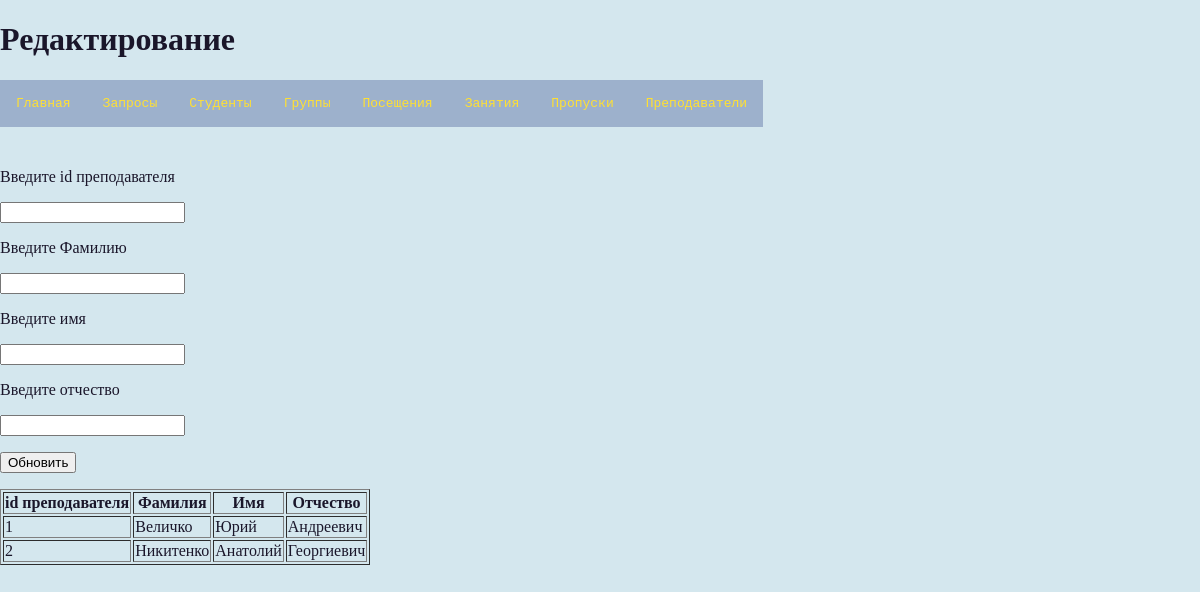
Screenshot of /update5.php with the database file from the repository.
### tables this page shows
CREATE TABLE `prepodavatel` (
  `ID_prep` int(11) NOT NULL,
  `Familiya` varchar(100) NOT NULL,
  `Imya` varchar(100) NOT NULL,
  `Otchestvo` varchar(100) NOT NULL
);

### update5.php (the view, shortened to what this page needs)
<!DOCTYPE html>
<html lang="en" dir="ltr">
    <head>
        <link href="style.css" rel="stylesheet">
    </head>
    <body>
        <form action="upd5.php" method="post">
            <h1>Редактирование</h1>
            <?php include("nav.php"); ?>
            <br> </br> <br> </br>
   <p>Введите id преподавателя</p>
   <p><input name="id_prep"></p>
   <p>Введите Фамилию</p>
   <p><input name="familiya"></p>
   <p>Введите имя</p>
   <p><input name="name"></p>
   <p>Введите отчество</p>
   <p><input name="otchestvo"></p>
    <p> <a href="upd5.php" > <input type="submit" value="Обновить" name="upd1"></a></p>
   <?php
   require_once 'connection7.php';
   $link = mysqli_connect($host, $user, $password, $database)
       or die("Ошибка " . mysqli_error($link));
   $query ="SELECT * FROM prepodavatel";
   $result = mysqli_query($link, $query) or die("Ошибка " . mysqli_error($link));
   if($result)
   {
       $rows = mysqli_num_rows($result);
       echo "<table border=1><tr><th>id преподавателя</th><th>Фамилия</th><th>Имя</th><th>Отчество</th></tr>";
       for ($i = 0 ; $i < $rows ; ++$i)
       {
           $row = mysqli_fetch_row($result);
           echo "<tr>";
               for ($j = 0 ; $j < 4 ; ++$j) echo "<td>$row[$j]</td>";
           echo "</tr>";
       }
       echo "</table>";
   }
   ?>
  </form>
    </body>
</html>

### style.css (style rules this page uses)
a { text-decoration: none; }
body { margin:0; background: #D4E7EE; color: #1a162a; display:block font-family: Exo 2; font-style: normal; font-weight: normal; }

### rows the page displays
prepodavatel: ID_prep "1", Familiya "Величко", Imya "Юрий", Otchestvo "Андреевич"
prepodavatel: ID_prep "2", Familiya "Никитенко", Imya "Анатолий", Otchestvo "Георгиевич"
